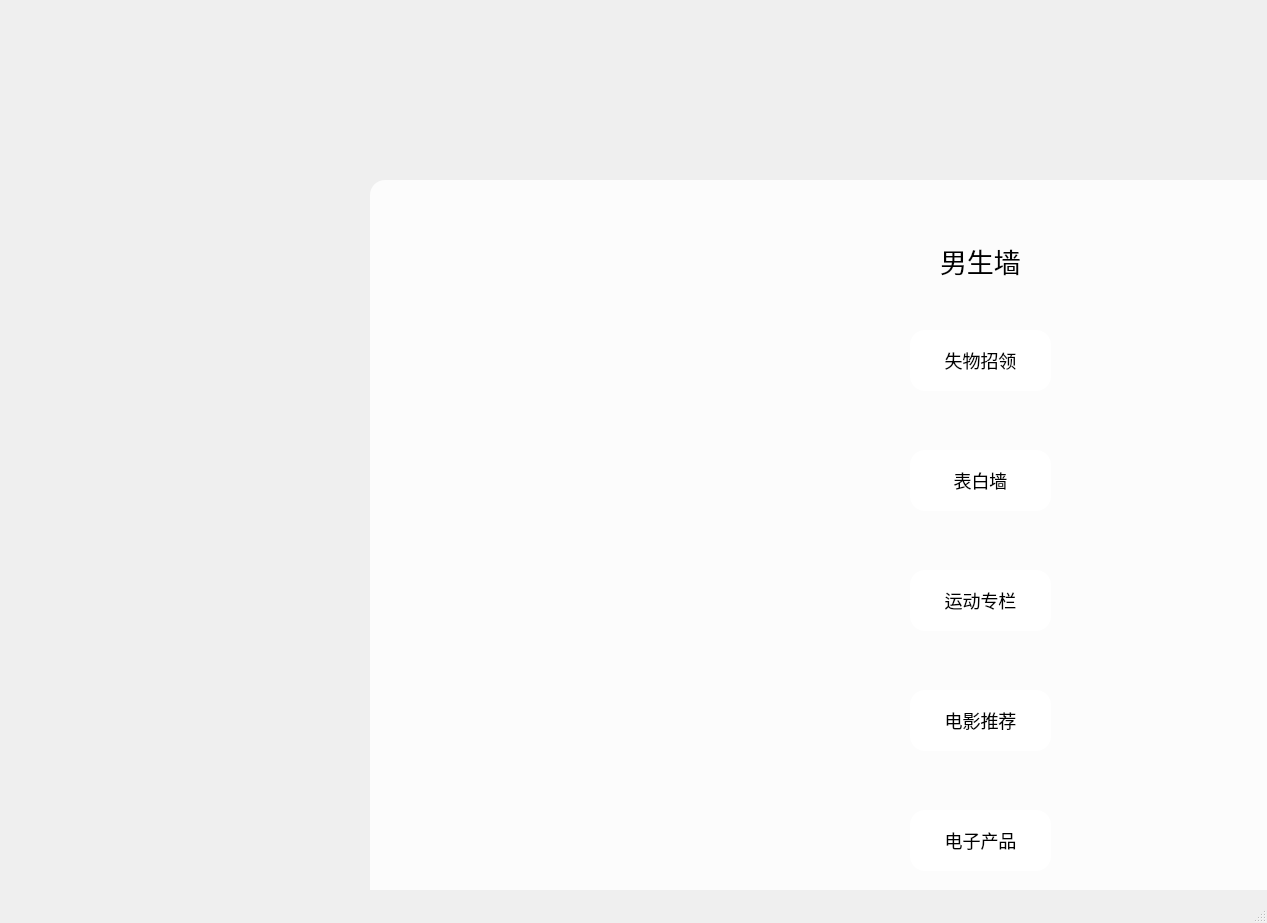
<?xml version="1.0" encoding="UTF-8"?>
<ui version="4.0">
 <class>BoyWall</class>
 <widget class="QMainWindow" name="BoyWall">
  <property name="geometry">
   <rect>
    <x>0</x>
    <y>0</y>
    <width>1267</width>
    <height>923</height>
   </rect>
  </property>
  <property name="windowTitle">
   <string>MainWindow</string>
  </property>
  <property name="styleSheet">
   <string notr="true">*{
background-image: url(:/img/1222222.jpg);
font-size:20px;
font-family:Century Gothic;
}
QFrame{
background:rgba(255,255,255,0.8);
border-radius:15px;
}

#Widget{

}

QToolButton{
background:red;
border-radius:60px;
}
QLabel{
font-size:27px;
color:black;
background:transparent;
}
QPushButton{
font-size:18px;
background:white;
border-radius:15px;
}
QPushButton:hover{

border-radius:15px;
background:#c8adc4;
}
QLineEdit{
background:transparent;
border:none;
color:#717072;
border-bottom:1px solid #717072;
}</string>
  </property>
  <widget class="QWidget" name="centralwidget">
   <widget class="QFrame" name="frame">
    <property name="geometry">
     <rect>
      <x>370</x>
      <y>180</y>
      <width>1220</width>
      <height>800</height>
     </rect>
    </property>
    <property name="frameShape">
     <enum>QFrame::StyledPanel</enum>
    </property>
    <property name="frameShadow">
     <enum>QFrame::Raised</enum>
    </property>
    <widget class="QLabel" name="labelM">
     <property name="geometry">
      <rect>
       <x>570</x>
       <y>50</y>
       <width>140</width>
       <height>61</height>
      </rect>
     </property>
     <property name="text">
      <string>男生墙</string>
     </property>
    </widget>
    <widget class="QPushButton" name="shiwuM">
     <property name="geometry">
      <rect>
       <x>540</x>
       <y>150</y>
       <width>141</width>
       <height>61</height>
      </rect>
     </property>
     <property name="text">
      <string>失物招领</string>
     </property>
    </widget>
    <widget class="QPushButton" name="biaoBaiM">
     <property name="geometry">
      <rect>
       <x>540</x>
       <y>270</y>
       <width>141</width>
       <height>61</height>
      </rect>
     </property>
     <property name="text">
      <string>表白墙</string>
     </property>
    </widget>
    <widget class="QPushButton" name="yundongM">
     <property name="geometry">
      <rect>
       <x>540</x>
       <y>390</y>
       <width>141</width>
       <height>61</height>
      </rect>
     </property>
     <property name="text">
      <string>运动专栏</string>
     </property>
    </widget>
    <widget class="QPushButton" name="dianyingM">
     <property name="geometry">
      <rect>
       <x>540</x>
       <y>510</y>
       <width>141</width>
       <height>61</height>
      </rect>
     </property>
     <property name="text">
      <string>电影推荐</string>
     </property>
    </widget>
    <widget class="QPushButton" name="dianziM">
     <property name="geometry">
      <rect>
       <x>540</x>
       <y>630</y>
       <width>141</width>
       <height>61</height>
      </rect>
     </property>
     <property name="text">
      <string>电子产品</string>
     </property>
    </widget>
   </widget>
  </widget>
  <widget class="QStatusBar" name="statusbar"/>
 </widget>
 <resources/>
 <connections/>
</ui>
